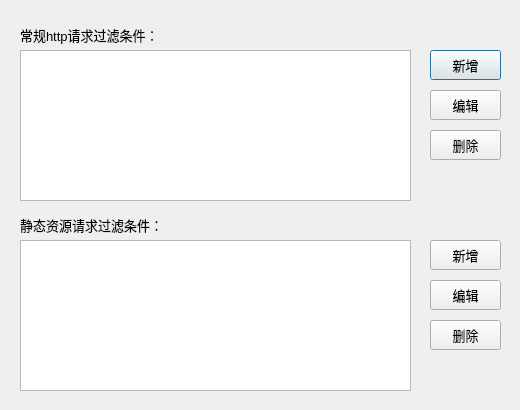
<?xml version="1.0" encoding="UTF-8"?>
<ui version="4.0">
 <class>Dialog</class>
 <widget class="QDialog" name="Dialog">
  <property name="geometry">
   <rect>
    <x>0</x>
    <y>0</y>
    <width>520</width>
    <height>410</height>
   </rect>
  </property>
  <property name="windowTitle">
   <string>Dialog</string>
  </property>
  <widget class="QListWidget" name="httpPathListWidget">
   <property name="geometry">
    <rect>
     <x>20</x>
     <y>50</y>
     <width>391</width>
     <height>151</height>
    </rect>
   </property>
   <property name="font">
    <font>
     <pointsize>10</pointsize>
    </font>
   </property>
  </widget>
  <widget class="QListWidget" name="staticPathListWidget">
   <property name="geometry">
    <rect>
     <x>20</x>
     <y>240</y>
     <width>391</width>
     <height>151</height>
    </rect>
   </property>
   <property name="font">
    <font>
     <pointsize>10</pointsize>
    </font>
   </property>
  </widget>
  <widget class="QLabel" name="httpPathLabel">
   <property name="geometry">
    <rect>
     <x>20</x>
     <y>20</y>
     <width>251</width>
     <height>30</height>
    </rect>
   </property>
   <property name="minimumSize">
    <size>
     <width>0</width>
     <height>30</height>
    </size>
   </property>
   <property name="font">
    <font>
     <pointsize>10</pointsize>
    </font>
   </property>
   <property name="text">
    <string>常规http请求过滤条件：</string>
   </property>
  </widget>
  <widget class="QLabel" name="staticPathLabel">
   <property name="geometry">
    <rect>
     <x>20</x>
     <y>210</y>
     <width>251</width>
     <height>30</height>
    </rect>
   </property>
   <property name="minimumSize">
    <size>
     <width>0</width>
     <height>30</height>
    </size>
   </property>
   <property name="font">
    <font>
     <pointsize>10</pointsize>
    </font>
   </property>
   <property name="text">
    <string>静态资源请求过滤条件：</string>
   </property>
  </widget>
  <widget class="QPushButton" name="addHttpPathPushButton">
   <property name="geometry">
    <rect>
     <x>430</x>
     <y>50</y>
     <width>71</width>
     <height>30</height>
    </rect>
   </property>
   <property name="minimumSize">
    <size>
     <width>0</width>
     <height>30</height>
    </size>
   </property>
   <property name="font">
    <font>
     <pointsize>10</pointsize>
    </font>
   </property>
   <property name="cursor">
    <cursorShape>PointingHandCursor</cursorShape>
   </property>
   <property name="text">
    <string>新增</string>
   </property>
  </widget>
  <widget class="QPushButton" name="deleteHttpPathPushButton">
   <property name="geometry">
    <rect>
     <x>430</x>
     <y>130</y>
     <width>71</width>
     <height>30</height>
    </rect>
   </property>
   <property name="minimumSize">
    <size>
     <width>0</width>
     <height>30</height>
    </size>
   </property>
   <property name="font">
    <font>
     <pointsize>10</pointsize>
    </font>
   </property>
   <property name="cursor">
    <cursorShape>PointingHandCursor</cursorShape>
   </property>
   <property name="text">
    <string>删除</string>
   </property>
  </widget>
  <widget class="QPushButton" name="deleteStaticPathPushButton">
   <property name="geometry">
    <rect>
     <x>430</x>
     <y>320</y>
     <width>71</width>
     <height>30</height>
    </rect>
   </property>
   <property name="minimumSize">
    <size>
     <width>0</width>
     <height>30</height>
    </size>
   </property>
   <property name="font">
    <font>
     <pointsize>10</pointsize>
    </font>
   </property>
   <property name="cursor">
    <cursorShape>PointingHandCursor</cursorShape>
   </property>
   <property name="text">
    <string>删除</string>
   </property>
  </widget>
  <widget class="QPushButton" name="addStaticPathPushButton">
   <property name="geometry">
    <rect>
     <x>430</x>
     <y>240</y>
     <width>71</width>
     <height>30</height>
    </rect>
   </property>
   <property name="minimumSize">
    <size>
     <width>0</width>
     <height>30</height>
    </size>
   </property>
   <property name="font">
    <font>
     <pointsize>10</pointsize>
    </font>
   </property>
   <property name="cursor">
    <cursorShape>PointingHandCursor</cursorShape>
   </property>
   <property name="text">
    <string>新增</string>
   </property>
  </widget>
  <widget class="QPushButton" name="editStaticPathPushButton">
   <property name="geometry">
    <rect>
     <x>430</x>
     <y>280</y>
     <width>71</width>
     <height>30</height>
    </rect>
   </property>
   <property name="minimumSize">
    <size>
     <width>0</width>
     <height>30</height>
    </size>
   </property>
   <property name="font">
    <font>
     <pointsize>10</pointsize>
    </font>
   </property>
   <property name="cursor">
    <cursorShape>PointingHandCursor</cursorShape>
   </property>
   <property name="text">
    <string>编辑</string>
   </property>
  </widget>
  <widget class="QPushButton" name="editHttpPathPushButton">
   <property name="geometry">
    <rect>
     <x>430</x>
     <y>90</y>
     <width>71</width>
     <height>30</height>
    </rect>
   </property>
   <property name="minimumSize">
    <size>
     <width>0</width>
     <height>30</height>
    </size>
   </property>
   <property name="font">
    <font>
     <pointsize>10</pointsize>
    </font>
   </property>
   <property name="cursor">
    <cursorShape>PointingHandCursor</cursorShape>
   </property>
   <property name="text">
    <string>编辑</string>
   </property>
  </widget>
 </widget>
 <resources/>
 <connections/>
</ui>
